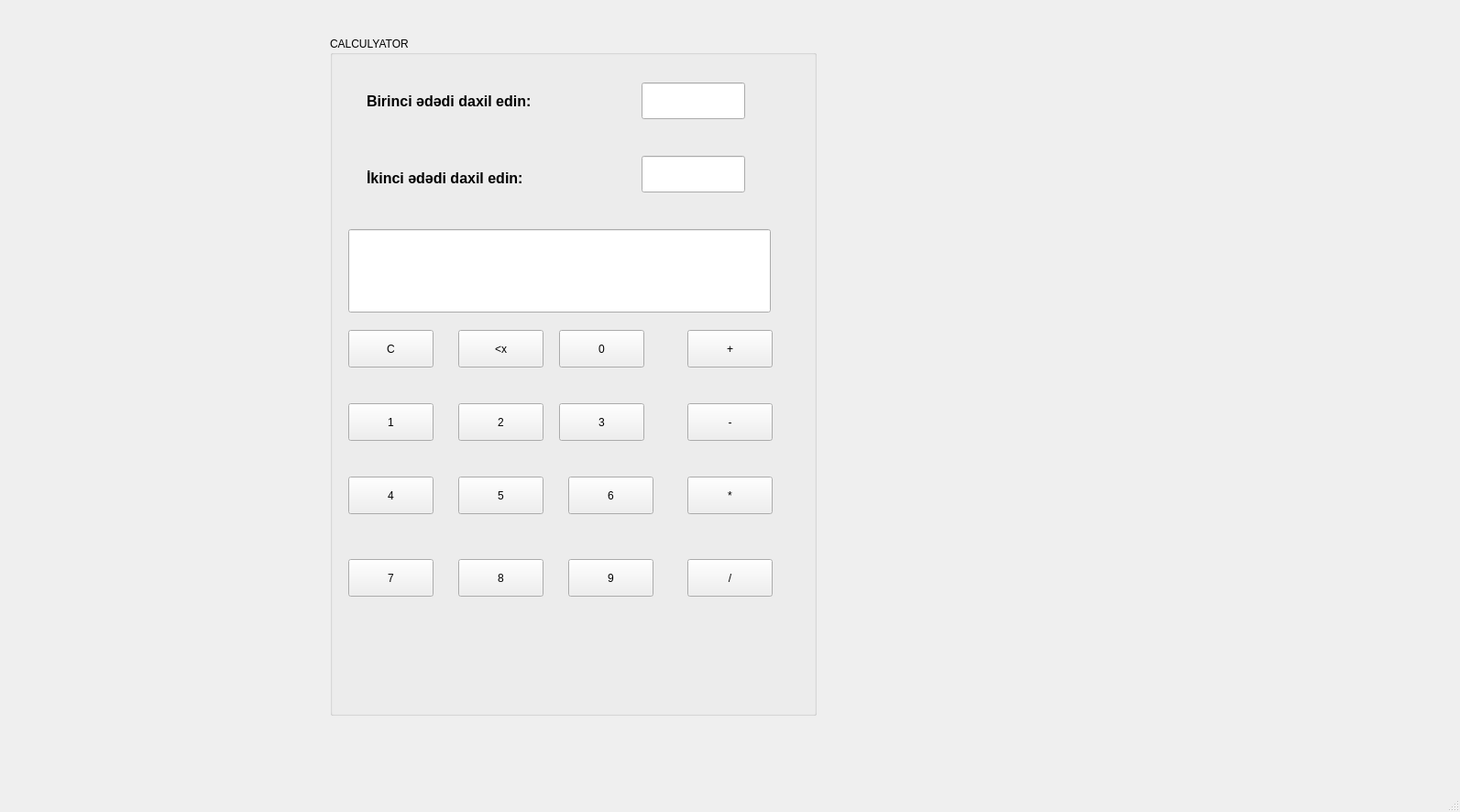
<?xml version="1.0" encoding="UTF-8"?>
<ui version="4.0">
 <class>MainWindow</class>
 <widget class="QMainWindow" name="MainWindow">
  <property name="geometry">
   <rect>
    <x>0</x>
    <y>0</y>
    <width>1593</width>
    <height>886</height>
   </rect>
  </property>
  <property name="windowTitle">
   <string>MainWindow</string>
  </property>
  <widget class="QWidget" name="centralwidget">
   <widget class="QGroupBox" name="groupBox">
    <property name="geometry">
     <rect>
      <x>360</x>
      <y>40</y>
      <width>531</width>
      <height>741</height>
     </rect>
    </property>
    <property name="title">
     <string>CALCULYATOR</string>
    </property>
    <widget class="QLineEdit" name="LE3">
     <property name="geometry">
      <rect>
       <x>20</x>
       <y>210</y>
       <width>461</width>
       <height>91</height>
      </rect>
     </property>
    </widget>
    <widget class="QLabel" name="label_2">
     <property name="geometry">
      <rect>
       <x>40</x>
       <y>130</y>
       <width>321</width>
       <height>50</height>
      </rect>
     </property>
     <property name="text">
      <string>&lt;html&gt;&lt;head/&gt;&lt;body&gt;&lt;p&gt;&lt;span style=&quot; font-size:12pt; font-weight:600;&quot;&gt;İkinci ədədi daxil edin: &lt;/span&gt;&lt;/p&gt;&lt;/body&gt;&lt;/html&gt;</string>
     </property>
    </widget>
    <widget class="QLineEdit" name="LE2">
     <property name="geometry">
      <rect>
       <x>340</x>
       <y>130</y>
       <width>113</width>
       <height>40</height>
      </rect>
     </property>
    </widget>
    <widget class="QLabel" name="label">
     <property name="geometry">
      <rect>
       <x>40</x>
       <y>50</y>
       <width>321</width>
       <height>81</height>
      </rect>
     </property>
     <property name="text">
      <string>&lt;html&gt;&lt;head/&gt;&lt;body&gt;&lt;p&gt;&lt;span style=&quot; font-size:12pt; font-weight:600;&quot;&gt;Birinci ədədi daxil edin:&lt;/span&gt;&lt;/p&gt;&lt;p&gt;&lt;br/&gt;&lt;/p&gt;&lt;/body&gt;&lt;/html&gt;</string>
     </property>
    </widget>
    <widget class="QLineEdit" name="LE1">
     <property name="geometry">
      <rect>
       <x>340</x>
       <y>50</y>
       <width>113</width>
       <height>40</height>
      </rect>
     </property>
    </widget>
    <widget class="QPushButton" name="pushButton">
     <property name="geometry">
      <rect>
       <x>20</x>
       <y>320</y>
       <width>93</width>
       <height>41</height>
      </rect>
     </property>
     <property name="text">
      <string>C</string>
     </property>
    </widget>
    <widget class="QPushButton" name="pushButton_2">
     <property name="geometry">
      <rect>
       <x>140</x>
       <y>320</y>
       <width>93</width>
       <height>41</height>
      </rect>
     </property>
     <property name="text">
      <string>&lt;x</string>
     </property>
    </widget>
    <widget class="QPushButton" name="P0">
     <property name="geometry">
      <rect>
       <x>250</x>
       <y>320</y>
       <width>93</width>
       <height>41</height>
      </rect>
     </property>
     <property name="text">
      <string>0</string>
     </property>
    </widget>
    <widget class="QPushButton" name="PLUS">
     <property name="geometry">
      <rect>
       <x>390</x>
       <y>320</y>
       <width>93</width>
       <height>41</height>
      </rect>
     </property>
     <property name="text">
      <string>+</string>
     </property>
    </widget>
    <widget class="QPushButton" name="MINUS">
     <property name="geometry">
      <rect>
       <x>390</x>
       <y>400</y>
       <width>93</width>
       <height>41</height>
      </rect>
     </property>
     <property name="text">
      <string>-</string>
     </property>
    </widget>
    <widget class="QPushButton" name="VURMA">
     <property name="geometry">
      <rect>
       <x>390</x>
       <y>480</y>
       <width>93</width>
       <height>41</height>
      </rect>
     </property>
     <property name="text">
      <string>*</string>
     </property>
    </widget>
    <widget class="QPushButton" name="BOLMA">
     <property name="geometry">
      <rect>
       <x>390</x>
       <y>570</y>
       <width>93</width>
       <height>41</height>
      </rect>
     </property>
     <property name="text">
      <string>/</string>
     </property>
    </widget>
    <widget class="QPushButton" name="P1">
     <property name="geometry">
      <rect>
       <x>20</x>
       <y>400</y>
       <width>93</width>
       <height>41</height>
      </rect>
     </property>
     <property name="text">
      <string>1</string>
     </property>
    </widget>
    <widget class="QPushButton" name="P4">
     <property name="geometry">
      <rect>
       <x>20</x>
       <y>480</y>
       <width>93</width>
       <height>41</height>
      </rect>
     </property>
     <property name="text">
      <string>4</string>
     </property>
    </widget>
    <widget class="QPushButton" name="P7">
     <property name="geometry">
      <rect>
       <x>20</x>
       <y>570</y>
       <width>93</width>
       <height>41</height>
      </rect>
     </property>
     <property name="text">
      <string>7</string>
     </property>
    </widget>
    <widget class="QPushButton" name="P2">
     <property name="geometry">
      <rect>
       <x>140</x>
       <y>400</y>
       <width>93</width>
       <height>41</height>
      </rect>
     </property>
     <property name="text">
      <string>2</string>
     </property>
    </widget>
    <widget class="QPushButton" name="P3">
     <property name="geometry">
      <rect>
       <x>250</x>
       <y>400</y>
       <width>93</width>
       <height>41</height>
      </rect>
     </property>
     <property name="text">
      <string>3</string>
     </property>
    </widget>
    <widget class="QPushButton" name="P5">
     <property name="geometry">
      <rect>
       <x>140</x>
       <y>480</y>
       <width>93</width>
       <height>41</height>
      </rect>
     </property>
     <property name="text">
      <string>5</string>
     </property>
    </widget>
    <widget class="QPushButton" name="P6">
     <property name="geometry">
      <rect>
       <x>260</x>
       <y>480</y>
       <width>93</width>
       <height>41</height>
      </rect>
     </property>
     <property name="text">
      <string>6</string>
     </property>
    </widget>
    <widget class="QPushButton" name="P8">
     <property name="geometry">
      <rect>
       <x>140</x>
       <y>570</y>
       <width>93</width>
       <height>41</height>
      </rect>
     </property>
     <property name="text">
      <string>8</string>
     </property>
    </widget>
    <widget class="QPushButton" name="P9">
     <property name="geometry">
      <rect>
       <x>260</x>
       <y>570</y>
       <width>93</width>
       <height>41</height>
      </rect>
     </property>
     <property name="text">
      <string>9</string>
     </property>
    </widget>
   </widget>
  </widget>
  <widget class="QMenuBar" name="menubar">
   <property name="geometry">
    <rect>
     <x>0</x>
     <y>0</y>
     <width>1593</width>
     <height>26</height>
    </rect>
   </property>
  </widget>
  <widget class="QStatusBar" name="statusbar"/>
 </widget>
 <resources/>
 <connections/>
</ui>
